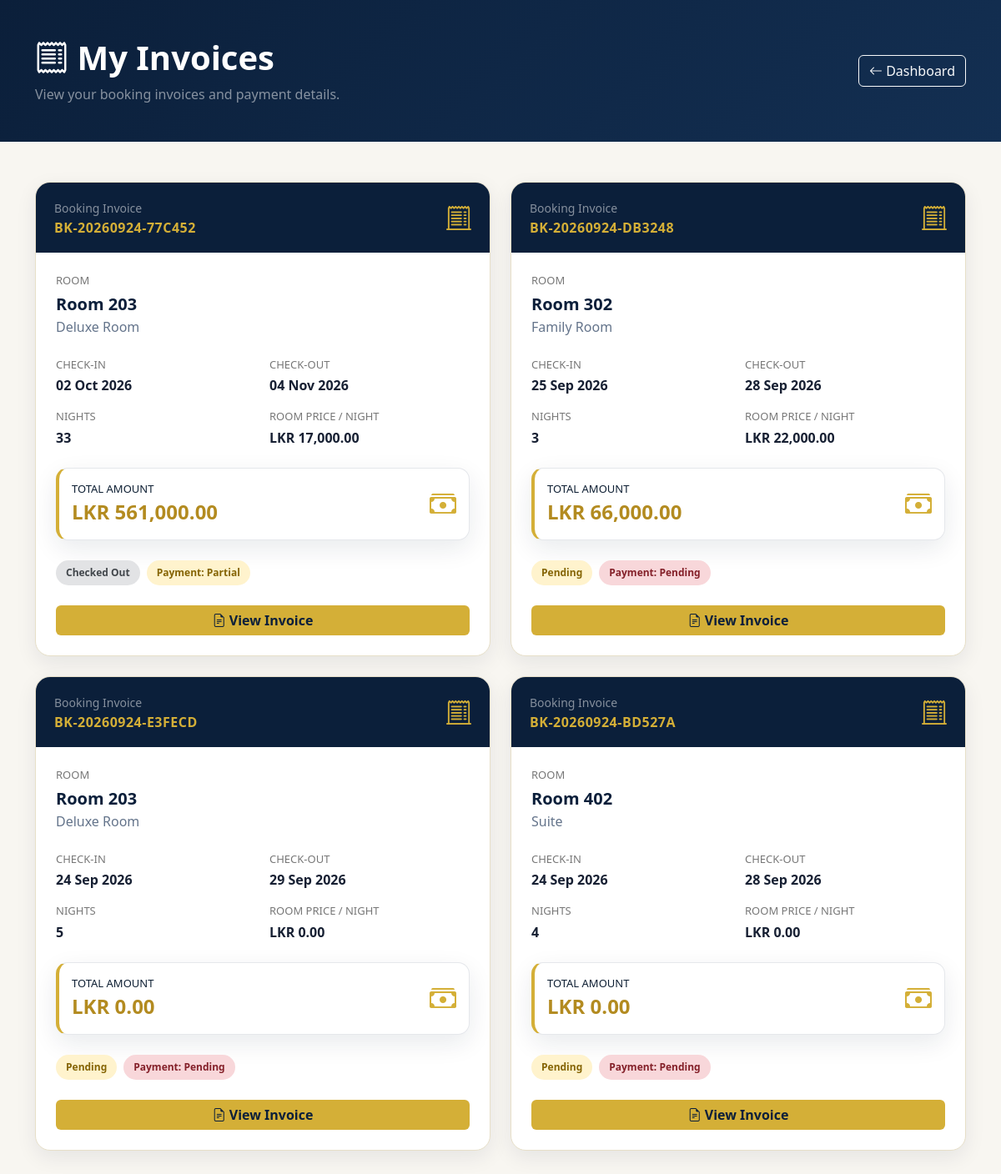
Page /customer/invoices.php (signed in) on the committed database.
### tables this page shows
CREATE TABLE `bookings` (
  `id` int(11) NOT NULL,
  `booking_code` varchar(50) NOT NULL,
  `customer_id` int(11) NOT NULL,
  `room_id` int(11) NOT NULL,
  `check_in` date NOT NULL,
  `check_out` date NOT NULL,
  `adults` int(11) DEFAULT 1,
  `children` int(11) DEFAULT 0,
  `number_of_nights` int(11) NOT NULL,
  `room_price` decimal(10,2) NOT NULL,
  `total_amount` decimal(10,2) NOT NULL,
  `booking_status` enum('pending','confirmed','checked_in','checked_out','cancelled') DEFAULT 'pending',
  `payment_status` enum('pending','partial','paid') DEFAULT 'pending',
  `special_request` text DEFAULT NULL,
  `created_at` timestamp NOT NULL DEFAULT current_timestamp()
);

CREATE TABLE `rooms` (
  `id` int(11) NOT NULL,
  `room_number` varchar(20) NOT NULL,
  `room_type_id` int(11) NOT NULL,
  `floor_number` int(11) DEFAULT 1,
  `status` enum('available','occupied','maintenance','cleaning') DEFAULT 'available',
  `description` text DEFAULT NULL,
  `created_at` timestamp NOT NULL DEFAULT current_timestamp()
);

CREATE TABLE `room_types` (
  `id` int(11) NOT NULL,
  `type_name` varchar(100) NOT NULL,
  `description` text DEFAULT NULL,
  `base_price` decimal(10,2) NOT NULL,
  `capacity` int(11) NOT NULL DEFAULT 1,
  `created_at` timestamp NOT NULL DEFAULT current_timestamp()
);

### includes/functions.php (called while the page is built, shortened)
<?php
function e($value)
{
    return htmlspecialchars(
        $value ?? '',
        ENT_QUOTES,
        'UTF-8'
    );
}

### customer/invoices.php (the view, shortened to what this page needs)
<?php
require_once "../config/db.php";
require_once "../includes/functions.php";
$customer_id = $_SESSION["user_id"];
$stmt = $pdo->prepare("
    SELECT
        b.id,
        b.booking_code,
        b.check_in,
        b.check_out,
        b.number_of_nights,
        b.room_price,
        b.total_amount,
        b.booking_status,
        b.payment_status,
        r.room_number,
        rt.type_name
    FROM bookings b
    INNER JOIN rooms r
        ON b.room_id = r.id
    INNER JOIN room_types rt
        ON r.room_type_id = rt.id
    WHERE b.customer_id = ?
    ORDER BY b.id DESC
");
$stmt->execute([$customer_id]);
$bookings = $stmt->fetchAll(PDO::FETCH_ASSOC);
function invoiceStatusClass($status)
{
    switch (strtolower($status)) {
        case "checked_out":
            return "status-completed";
        default:
            return "status-pending";
    }
}
function invoicePaymentClass($status)
{
    switch (strtolower($status)) {
        case "partial":
            return "payment-partial";
        default:
            return "payment-pending";
    }
}
?>
<!DOCTYPE html>
<html lang="en">
<head>
    <link
        href="https://cdn.jsdelivr.net/npm/bootstrap@5.3.3/dist/css/bootstrap.min.css"
        rel="stylesheet"
    >
    <link
        href="https://cdn.jsdelivr.net/npm/bootstrap-icons@1.11.3/font/bootstrap-icons.css"
        rel="stylesheet"
    >
    <link
        rel="stylesheet"
        href="../assets/css/velora.css"
    >
</head>
<body>
<section class="invoice-header">
    <div class="container">
        <div class="d-flex justify-content-between align-items-center">
            <div>
                <h1 class="mb-2">
                    <i class="bi bi-receipt"></i>
                    My Invoices
                </h1>
                <p class="mb-0 text-white-50">
                    View your booking invoices and payment details.
                </p>
            </div>
            <a
                href="dashboard.php"
                class="btn btn-outline-light"
            >
                <i class="bi bi-arrow-left"></i>
                Dashboard
            </a>
        </div>
    </div>
</section>
<div class="container py-5">
<?php if (empty($bookings)): ?>
    <div class="empty-box">
        <div class="empty-icon">
            <i class="bi bi-receipt"></i>
        </div>
        <h3>No Invoices Yet</h3>
        <p class="text-muted">
            You don't have any bookings yet.
        </p>
        <a
            href="rooms.php"
            class="btn btn-gold px-4"
        >
            <i class="bi bi-building"></i>
            Browse Rooms
        </a>
    </div>
<?php else: ?>
    <div class="row g-4">
        <?php foreach ($bookings as $booking): ?>
            <div class="col-lg-6">
                <div class="invoice-card">
                    <div class="invoice-top">
                        <div class="d-flex justify-content-between align-items-center">
                            <div>
                                <small class="text-white-50">
                                    Booking Invoice
                                </small>
                                <div class="booking-code">
                                    <?= e($booking["booking_code"]) ?>
                                </div>
                            </div>
                            <i
                                class="bi bi-receipt-cutoff"
                                style="font-size: 30px; color:#d4af37;"
                            ></i>
                        </div>
                    </div>
                    <div class="invoice-body">
                        <div class="mb-4">
                            <div class="detail-label">
                                ROOM
                            </div>
                            <div class="room-name">
                                Room <?= e($booking["room_number"]) ?>
                            </div>
                            <div class="text-muted">
                                <?= e($booking["type_name"]) ?>
                            </div>
                        </div>
                        <div class="row g-3 mb-4">
                            <div class="col-6">
                                <div class="detail-label">
                                    CHECK-IN
                                </div>
                                <div class="detail-value">
                                    <?= date("d M Y", strtotime($booking["check_in"])) ?>
                                </div>
                            </div>
                            <div class="col-6">
                                <div class="detail-label">
                                    CHECK-OUT
                                </div>
                                <div class="detail-value">
                                    <?= date("d M Y", strtotime($booking["check_out"])) ?>
                                </div>
                            </div>
                            <div class="col-6">
                                <div class="detail-label">
                                    NIGHTS
                                </div>
                                <div class="detail-value">
                                    <?= e($booking["number_of_nights"]) ?>
                                </div>
                            </div>
                            <div class="col-6">
                                <div class="detail-label">
                                    ROOM PRICE / NIGHT
                                </div>
                                <div class="detail-value">
                                    LKR <?= number_format($booking["room_price"], 2) ?>
                                </div>
                            </div>
                        </div>
                        <div class="total-box mb-4">
                            <div class="d-flex justify-content-between align-items-center">
                                <div>
                                    <div class="total-label">
                                        TOTAL AMOUNT
                                    </div>
                                    <div class="total-price">
                                        LKR
                                        <?= number_format($booking["total_amount"], 2) ?>
                                    </div>
                                </div>
                                <i
                                    class="bi bi-cash-stack"
                                    style="font-size:32px; color:#d4af37;"
                                ></i>
                            </div>
                        </div>
                        <div class="d-flex flex-wrap gap-2 mb-4">
                            <span
                                class="status <?= invoiceStatusClass($booking["booking_status"]) ?>"
                            >
                                <?= ucwords(str_replace("_", " ", $booking["booking_status"])) ?>
                            </span>
                            <span
                                class="status <?= invoicePaymentClass($booking["payment_status"]) ?>"
                            >
                                Payment:
                                <?= ucfirst($booking["payment_status"]) ?>
                            </span>
                        </div>
                        <a
                            href="invoice_view.php?id=<?= (int)$booking["id"] ?>"
                            class="btn btn-gold w-100"
                        >
                            <i class="bi bi-file-earmark-text"></i>
                            View Invoice
                        </a>
                    </div>
                </div>
            </div>
        <?php endforeach; ?>
    </div>
<?php endif; ?>
</div>
</body>
</html>

### assets/css/velora.css (style rules this page uses)
:root { --velora-navy:#0f2034;--velora-dark:#091522;--velora-gold:#d4af37;--velora-gold-hover:#f1ce57; --velora-bg:#f8f6f1;--velora-white:#fff;--velora-text:#172a3a;--velora-muted:#64748b;--velora-border:#e5e7eb; --velora-success:#198754;--velora-danger:#dc3545;--velora-warning:#d4af37;--velora-shadow:0 10px 30px rgba(15,32,52,.09) }
* { box-sizing:border-box }
body { font-family:"Segoe UI",Arial,sans-serif!important;background:var(--velora-bg)!important;color:var(--velora-text)!important }
a { transition:.2s ease }
.text-muted { color:var(--velora-muted)!important }
.card,.dashboard-card,.stat-card,.booking-card,.summary-card,.info-box,.detail-box,.total-box { background:#fff!important;border:1px solid var(--velora-border)!important;border-radius:14px!important;box-shadow:var(--velora-shadow)!important }
.total-box { border-left:4px solid var(--velora-gold)!important }
.total-label,.total-value { color:var(--velora-navy)!important }

### customer/invoices.php (style rules this page uses)
body { background: #f7f5ef; color: #172033; }
.invoice-header { background: linear-gradient( 135deg, #0b1f3a, #132f52 ); color: #ffffff; padding: 45px 0; }
.invoice-header h1 { font-weight: 700; }
.invoice-card { background: #ffffff; border-radius: 18px; border: 1px solid #e7dfc8; box-shadow: 0 8px 25px rgba(11, 31, 58, 0.08); overflow: hidden; transition: 0.25s ease; }
.invoice-top { background: #0b1f3a; color: #ffffff; padding: 18px 22px; }
.booking-code { color: #d4af37; font-weight: 700; letter-spacing: 0.5px; }
.invoice-body { padding: 24px; }
.room-name { color: #0b1f3a; font-size: 20px; font-weight: 700; }
.detail-label { color: #777; font-size: 13px; margin-bottom: 3px; }
.detail-value { font-weight: 600; color: #172033; }
.total-box { background: #faf7ed; border: 1px solid #e7d9aa; border-radius: 12px; padding: 15px; }
.total-label { color: #777; font-size: 13px; }
.total-price { color: #b38b20; font-size: 24px; font-weight: 800; }
.status { display: inline-block; padding: 6px 12px; border-radius: 20px; font-size: 12px; font-weight: 700; }
.status-pending { background: #fff3cd; color: #856404; }
.status-completed { background: #e2e3e5; color: #41464b; }
.payment-partial { background: #fff3cd; color: #856404; }
.payment-pending { background: #f8d7da; color: #842029; }
.btn-gold { background: #d4af37; color: #0b1f3a; border: none; font-weight: 700; }

### rows in the picture
bookings: booking_code "BK-20260924-77C452", room.room_number "203", room_types.type_name "Deluxe Room", check_in "02 Oct 2026", check_out "04 Nov 2026", number_of_nights "33", room_price "17,000.00", total_amount "561,000.00", booking_status "Checked Out", payment_status "Partial"
bookings: booking_code "BK-20260924-DB3248", room.room_number "302", room_types.type_name "Family Room", check_in "25 Sep 2026", check_out "28 Sep 2026", number_of_nights "3", room_price "22,000.00", total_amount "66,000.00", booking_status "Pending", payment_status "Pending"
bookings: booking_code "BK-20260924-E3FECD", room.room_number "203", room_types.type_name "Deluxe Room", check_in "24 Sep 2026", check_out "29 Sep 2026", number_of_nights "5", room_price "0.00", total_amount "0.00", booking_status "Pending", payment_status "Pending"
bookings: booking_code "BK-20260924-BD527A", room.room_number "402", room_types.type_name "Suite", check_in "24 Sep 2026", check_out "28 Sep 2026", number_of_nights "4", room_price "0.00", total_amount "0.00", booking_status "Pending", payment_status "Pending"
